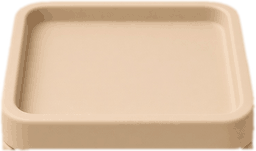
#> input picture assets/ui/bag/bag_tray_lower.png, 256 x 151 px, found by its file name
$ python unify_bag_sprites.py
#> lines starting #> are read from the running program, lines starting #| are printed output that depends on the picture
"""Rebuild every bag_*.png on one tray, one seat, one canvas.

The tray is bag_tray_lower.png so the stack top matches the cream layers.
Food sprites keep their own clay mesh, but share the same well size and angle.
"""
from __future__ import annotations

import json
from collections import deque
from pathlib import Path

from PIL import Image, ImageDraw, ImageFilter

import sys

sys.path.insert(0, str(Path(__file__).resolve().parent))
from generate_2_5d_foundation import write_meta

ROOT = Path(r"F:\fridge")
BAG = ROOT / "assets" / "ui" / "bag"
FOOD = ROOT / "assets" / "ui" / "food"

CANVAS = 256
TRAY_H = 187
# Food sits in the recessed well, same box for every kind.
FOOD_BOX = (150, 138)
FOOD_BOTTOM = 198

TINT = {
    "veg": (176, 198, 156),
    "fruit": (224, 150, 142),
    "meat": (210, 158, 146),
    "sauce": (220, 170, 112),
    "leftover": (206, 190, 168),
    "grape": (190, 164, 200),
    "lemon": (228, 208, 132),
    "kiwi": (168, 196, 124),
    "pineapple": (222, 190, 104),
    "watermelon": (214, 136, 142),
    "coconut": (232, 216, 188),
}


def uuid_of(path: Path) -> str:
    meta = json.loads(path.with_suffix(path.suffix + ".meta").read_text(encoding="utf-8"))
    return meta["uuid"]


# [45 lines left out: function key_backdrop, not called in this run]


def crop(im: Image.Image) -> Image.Image:
    box = im.getbbox()
    return im.crop(box) if box else im


def tint_tray(tray: Image.Image, rgb: tuple[int, int, int] | None) -> Image.Image:
    if rgb is None:
        return tray
    tr, tg, tb = rgb
    bands = tray.split()
    bands = (
        bands[0].point(lambda v, c=tr: (v * c) // 255),
        bands[1].point(lambda v, c=tg: (v * c) // 255),
        bands[2].point(lambda v, c=tb: (v * c) // 255),
        bands[3],
    )
    return Image.merge("RGBA", bands)


# [6 lines left out: function fit_food, not called in this run]


def master_tray() -> Image.Image:
    tray = Image.open(BAG / "bag_tray_lower.png").convert("RGBA")
#> tray is the input picture: PIL image 256x151 RGBA; mean R, G, B, A 208.1, 180.7, 152.6, 233.4
    tray = tray.resize((CANVAS, TRAY_H), Image.Resampling.LANCZOS)
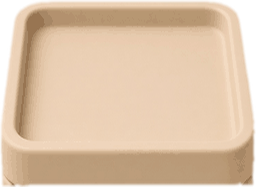
#> tray: PIL image 256x187 RGBA; mean R, G, B, A 208.2, 180.7, 152.7, 233.4; transparent parts drawn white
    return tray


def compose(kind: str, tray: Image.Image) -> Image.Image:
#> called with kind = 'milk'
    canvas = Image.new("RGBA", (CANVAS, CANVAS), (0, 0, 0, 0))
#> canvas: PIL image 256x256 RGBA; every value is 0
    tinted = tint_tray(tray, TINT.get(kind))
    canvas.paste(tinted, (0, CANVAS - TRAY_H), tinted)
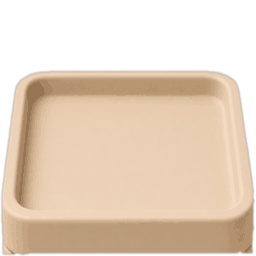
#> canvas: PIL image 256x256 RGBA; mean R, G, B, A 146.2, 126.9, 107.3, 168.6; transparent parts drawn white

    shadow = Image.new("RGBA", (CANVAS, CANVAS), (0, 0, 0, 0))
    draw = ImageDraw.Draw(shadow)
    draw.ellipse((78, 162, 178, 196), fill=(70, 52, 40, 80))
    shadow = shadow.filter(ImageFilter.GaussianBlur(2))
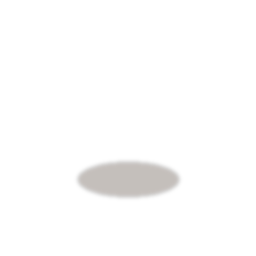
#> shadow: PIL image 256x256 RGBA; mean R, G, B, A 3, 2.2, 1.7, 3.4; transparent parts drawn white
    canvas = Image.alpha_composite(canvas, shadow)
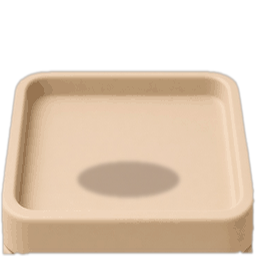
#> canvas: PIL image 256x256 RGBA; mean R, G, B, A 143.9, 124.8, 105.3, 168.6; transparent parts drawn white

#> (the run stopped early here; a loop or call above may not have finished)
